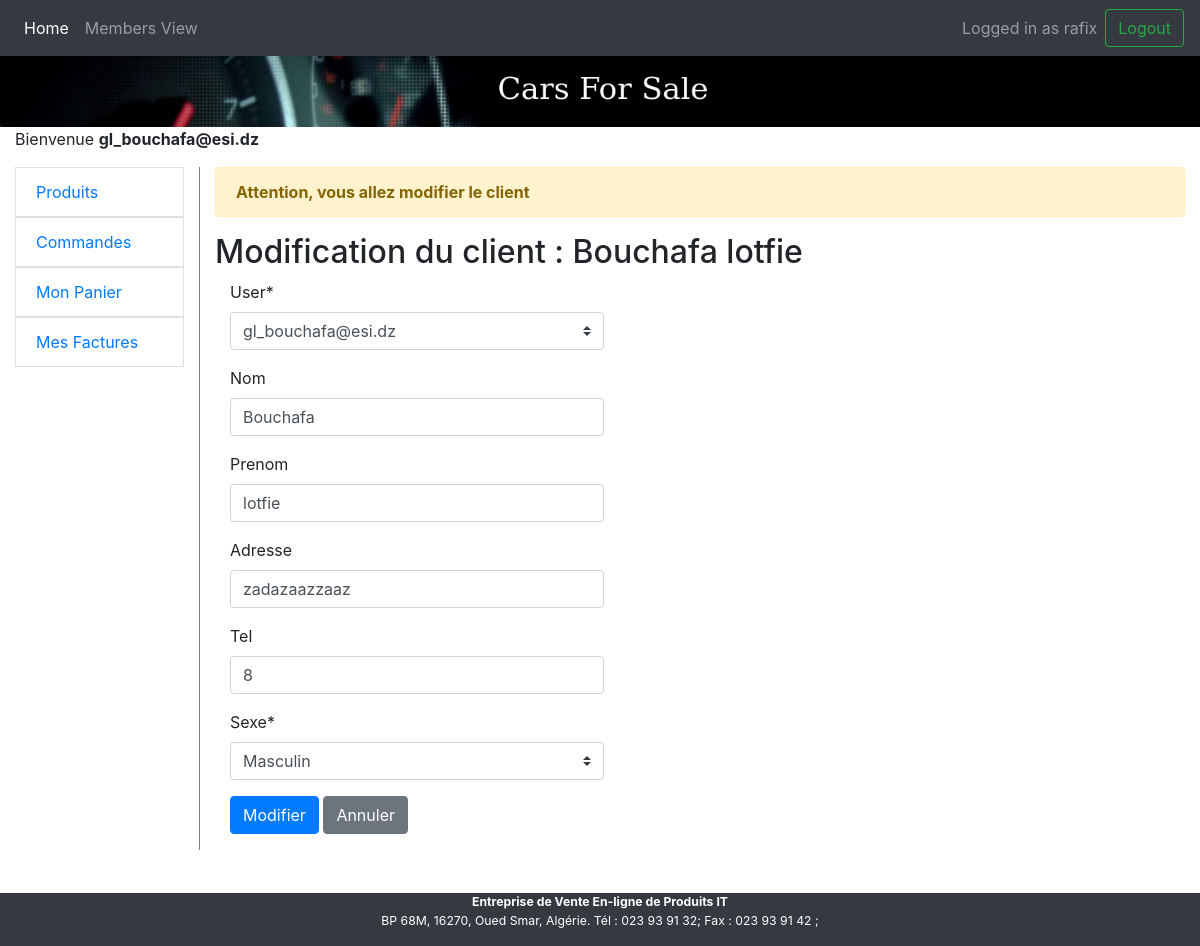
The page /bill/client_update/1/ (signed in) on the database as committed earlier.
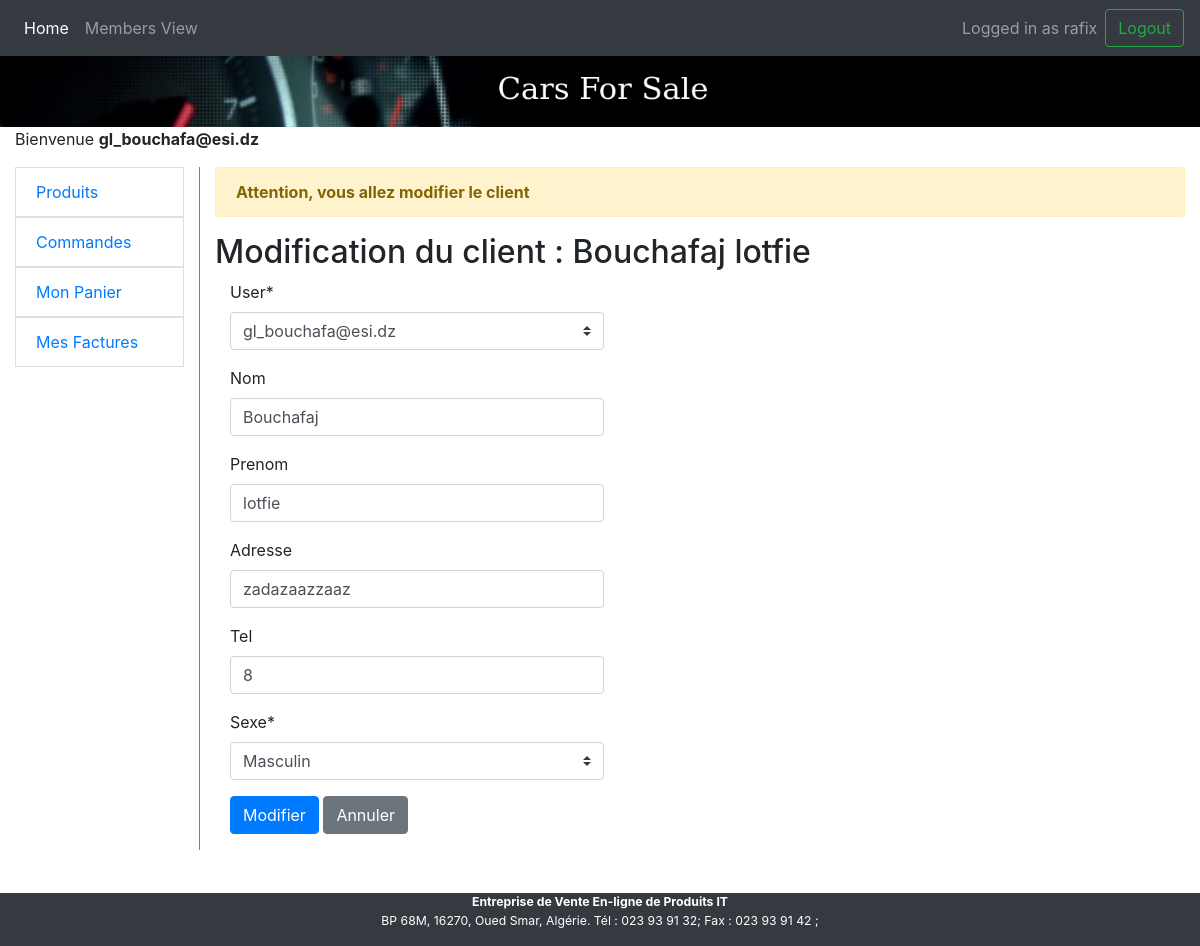
The same page on the database as committed later.
### bill/models.py (models this page shows)
class Client(models.Model):
    user = models.OneToOneField(User, on_delete=models.CASCADE)
    SEXE = (
        ('M', 'Masculin'),
        ('F', 'Feminin')
    )
    nom = models.CharField(max_length = 50, null=True, blank=True)
    prenom = models.CharField(max_length = 50, null=True, blank=True)
    adresse = models.CharField(max_length = 50, null=True, blank=True)
    tel = models.CharField(max_length = 10, null=True, blank=True)
    sexe = models.CharField(max_length=1, choices = SEXE)
    def __str__(self):
        return self.nom + ' ' + self.prenom

### bill/views.py (the view)
# urls.py: path('client_update/<int:pk>/', views.ClientUpdateView.as_view(), name='client_update'),
class ClientUpdateView(PermissionRequiredMixin,SuccessMessageMixin,UpdateView):
    model = Client
    template_name = 'bill/update.html'
    fields = '__all__'
    success_message = "Le client a été mise à jour avec succès"
    permission_required = 'bill.update_client'
    def get_form(self, form_class=None):
        messages.warning(self.request, "Attention, vous allez modifier le client")
        form = super().get_form(form_class)
        form.helper = FormHelper()
        form.helper.add_input(Submit('submit','Modifier', css_class='btn-primary'))
        form.helper.add_input(Button('cancel', 'Annuler', css_class='btn-secondary', onclick="window.history.back()"))
        self.success_url = reverse('clients')
        return form
    def get_context_data(self, **kwargs):
        ctx = super(ClientUpdateView, self).get_context_data(**kwargs)
        ctx['object'] = 'Client'
        ctx['title'] = "Modification du client : " + str(self.get_object())
        return ctx

### bill/templates/bill/update.html
{% extends 'bill/base.html' %}
{% load bootstrap4 django_tables2 crispy_forms_tags %}
{% block content%}
<h2>{{ title }}</h2>
<div class="col-lg-5">
{% crispy form %}
</div>
{% endblock %}

Rows that differ between the two databases and show on the page:
changed Client "gl_bouchafa@esi.dz": nom "Bouchafa" → "Bouchafaj"
Other text that changed with them:
{{ title }}: "Modification du client : Bouchafa lotfie" → "Modification du client : Bouchafaj lotfie"
